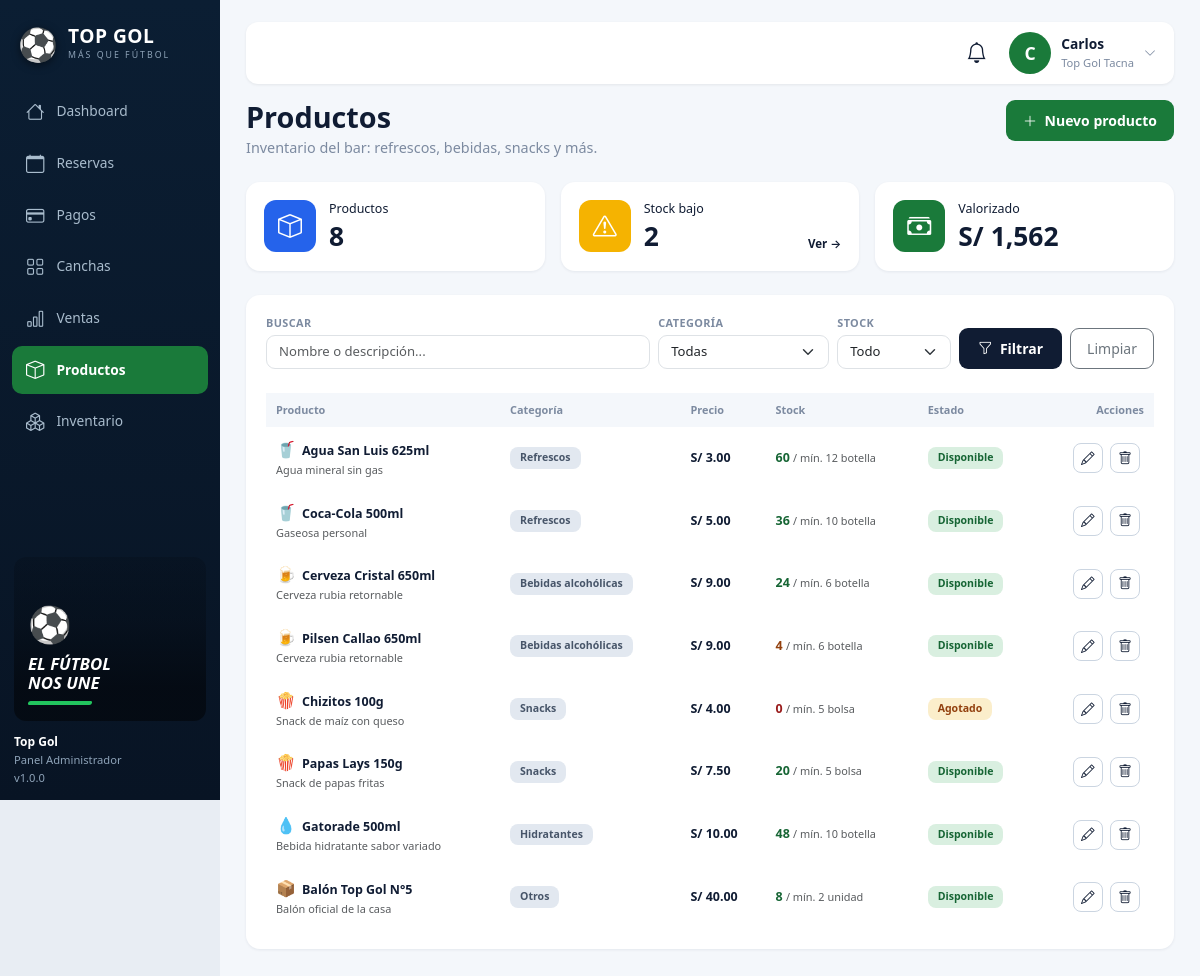
The app's page /admin/productos (signed in) with its own data.
### tables this page shows
CREATE TABLE `productos` (
  `id` INT NOT NULL AUTO_INCREMENT,
  `nombre` VARCHAR(100) NOT NULL,
  `descripcion` VARCHAR(255) DEFAULT NULL,
  `categoria` ENUM('refrescos', 'bebidas_alcoholicas', 'snacks', 'hidratantes', 'otros') NOT NULL DEFAULT 'otros',
  `precio` DECIMAL(10,2) NOT NULL,
  `stock` INT NOT NULL DEFAULT 0,
  `stock_minimo` INT NOT NULL DEFAULT 5,
  `unidad` VARCHAR(20) NOT NULL DEFAULT 'unidad',
  `estado` ENUM('disponible', 'agotado', 'descontinuado') NOT NULL DEFAULT 'disponible',
  `created_at` TIMESTAMP NOT NULL DEFAULT CURRENT_TIMESTAMP,
  `updated_at` TIMESTAMP NOT NULL DEFAULT CURRENT_TIMESTAMP ON UPDATE CURRENT_TIMESTAMP,
  PRIMARY KEY (`id`),
  KEY `idx_producto_categoria` (`categoria`),
  KEY `idx_producto_estado` (`estado`)
);

### app/Views/productos/index.php (the view, shortened to what the rows shown need)
<?php
$busqueda = $busqueda ?? '';
$catIco = [
    'refrescos' => '🥤', 'bebidas_alcoholicas' => '🍺', 'snacks' => '🍿',
    'hidratantes' => '💧', 'otros' => '📦',
];
$estCls = static fn(string $e): string => match ($e) {
    'disponible' => 'ok', 'agotado' => 'warn', 'descontinuado' => 'fin', default => 'fin',
};
?>
<?php require VIEWS_PATH . DIRECTORY_SEPARATOR . 'layout' . DIRECTORY_SEPARATOR . 'admin_top.php'; ?>
            <div class="d-flex align-items-start justify-content-between gap-3 flex-wrap mb-4">
                <div>
                    <h1 class="adm-h1">Productos</h1>
                    <p class="adm-sub">Inventario del bar: refrescos, bebidas, snacks y más.</p>
                </div>
                <a href="<?= url('/admin/productos/crear') ?>" class="btn btn-sm fw-bold" style="background:#1a7a3a;color:#fff;border-radius:9px;padding:9px 16px;">
                    <i class="bi bi-plus-lg me-1"></i> Nuevo producto
                </a>
            </div>
            <div class="row g-3 mb-4">
                <div class="col-md-4">
                    <div class="kpi">
                        <span class="kpi-ico b"><i class="bi bi-box"></i></span>
                        <div><small class="lbl">Productos</small><div class="val"><?= count($productos) ?></div></div>
                    </div>
                </div>
                <div class="col-md-4">
                    <div class="kpi">
                        <span class="kpi-ico y"><i class="bi bi-exclamation-triangle"></i></span>
                        <div><small class="lbl">Stock bajo</small><div class="val"><?= (int)($stockBajo ?? 0) ?></div></div>
                        <div class="foot"><a href="<?= url('/admin/productos?filtro=stock_bajo') ?>">Ver →</a></div>
                    </div>
                </div>
                <div class="col-md-4">
                    <div class="kpi">
                        <span class="kpi-ico g"><i class="bi bi-cash-stack"></i></span>
                        <div><small class="lbl">Valorizado</small><div class="val">S/ <?= number_format((float)($valorizacion ?? 0), 0) ?></div></div>
                    </div>
                </div>
            </div>
            <div class="panel-2 mb-4">
                <form action="<?= url('/admin/productos') ?>" method="GET" class="f-bar">
                    <div class="fld" style="flex:1;min-width:180px;">
                        <label for="pq">Buscar</label>
                        <input type="text" class="form-control" id="pq" name="q" value="<?= htmlspecialchars($busqueda) ?>" placeholder="Nombre o descripción...">
                    </div>
                    <div class="fld">
                        <label for="pcat">Categoría</label>
                        <select class="form-select" id="pcat" name="categoria">
                            <option value="">Todas</option>
                        </select>
                    </div>
                    <div class="fld">
                        <label for="pfiltro">Stock</label>
                        <select class="form-select" id="pfiltro" name="filtro">
                            <option value="">Todo</option>
                        </select>
                    </div>
                    <button type="submit" class="btn btn-sm fw-bold" style="background:#101c33;color:#fff;border-radius:9px;padding:9px 18px;">
                        <i class="bi bi-funnel me-1"></i> Filtrar
                    </button>
                    <a href="<?= url('/admin/productos') ?>" class="btn btn-sm btn-outline-secondary" style="border-radius:9px;padding:9px 16px;">Limpiar</a>
                </form>
                <br>
                <div class="table-responsive">
                <table class="tbl">
                    <thead>
                        <tr><th>Producto</th><th>Categoría</th><th>Precio</th><th>Stock</th><th>Estado</th><th class="text-end">Acciones</th></tr>
                    </thead>
                    <tbody>
                        <?php if (empty($productos)): ?>
                            <tr><td colspan="6" class="text-center text-muted py-4">No hay productos con esos filtros.</td></tr>
                        <?php else: ?>
                        <?php foreach ($productos as $p): ?>
                            <?php
                                $stock = (int)$p['stock'];
                                $min = (int)$p['stock_minimo'];
                                $stockCls = $stock <= 0 ? 'stock-cero' : ($stock <= $min ? 'stock-bajo' : 'stock-ok');
                            ?>
                            <tr>
                                <td>
                                    <div class="fw-semibold"><span style="font-size:1rem;margin-right:6px;"><?= $catIco[$p['categoria']] ?? '📦' ?></span><?= htmlspecialchars($p['nombre']) ?></div>
                                    <?php if (!empty($p['descripcion'])): ?>
                                        <small class="text-muted"><?= htmlspecialchars($p['descripcion']) ?></small>
                                    <?php endif; ?>
                                </td>
                                <td><span class="pill fin"><?= htmlspecialchars($categorias[$p['categoria']] ?? $p['categoria']) ?></span></td>
                                <td class="fw-bold">S/ <?= number_format((float)$p['precio'], 2) ?></td>
                                <td><span class="<?= $stockCls ?>"><?= $stock ?></span> <small class="text-muted">/ mín. <?= $min ?> <?= htmlspecialchars($p['unidad']) ?></small></td>
                                <td><span class="pill <?= $estCls($p['estado']) ?>"><?= ucfirst($p['estado']) ?></span></td>
                                <td class="text-end" style="white-space:nowrap;">
                                    <a href="<?= url('/admin/productos/editar/' . $p['id']) ?>" class="btn-mini" title="Editar"><i class="bi bi-pencil"></i></a>
                                    <a href="<?= url('/admin/productos/eliminar/' . $p['id']) ?>" class="btn-mini bad" onclick="return confirm('¿Eliminar \'<?= htmlspecialchars(str_replace("'", '', $p['nombre'])) ?>\' del inventario?')" title="Eliminar"><i class="bi bi-trash"></i></a>
                                </td>
                            </tr>
                        <?php endforeach; ?>
                        <?php endif; ?>
                    </tbody>
                </table>
                </div>
            </div>
<?php require VIEWS_PATH . DIRECTORY_SEPARATOR . 'layout' . DIRECTORY_SEPARATOR . 'admin_bottom.php'; ?>

### app/Core/Router.php (shortened to what the rows shown need)
<?php
class Router {
    private array $rutas = [
        'GET'  => [],
        'POST' => []
    ];
    private function registrar(string $metodo, string $ruta, string $accion, array $middlewares): void {
        $rutaNormalizada = '/' . trim($ruta, '/');
        preg_match_all('/\{([a-zA-Z0-9_]+)\}/', $rutaNormalizada, $matches);
        $nombresParametros = $matches[1] ?? [];
        $regex = preg_replace('/\{[a-zA-Z0-9_]+\}/', '([^/]+)', $rutaNormalizada);
        $regexFinal = '#^' . $regex . '$#';
        $this->rutas[$metodo][] = [
            'ruta'        => $rutaNormalizada,
            'regex'       => $regexFinal,
            'accion'      => $accion,
            'params'      => $nombresParametros,
            'middlewares' => $middlewares
        ];
    }
    public function dispatch(): void {
        $metodo = $_SERVER['REQUEST_METHOD'] ?? 'GET';
        $uri = $this->obtenerRutaActual();
        foreach ($this->rutas[$metodo] as $rutaInfo) {
            if (preg_match($rutaInfo['regex'], $uri, $matches)) {
                array_shift($matches);
                $this->ejecutarAccion($rutaInfo['accion'], $matches);
                return;
            }
        }
    }
    private function obtenerRutaActual(): string {
        if (!empty($_GET['url']) && $_GET['url'] !== 'index.php') {
            $uri = '/' . trim((string)$_GET['url'], '/');
            return $uri === '//' ? '/' : $uri;
        }
        $requestUri = $_SERVER['REQUEST_URI'] ?? '/';
        $requestUri = preg_replace('#^/public(/|$)#', '$1', $requestUri);
        $requestUri = preg_replace('#^/index\.php(/|$)#', '$1', $requestUri);
        $uri = '/' . trim($requestUri, '/');
        return $uri === '//' ? '/' : $uri;
    }
    private function ejecutarAccion(string $accion, array $params): void {
        [$controladorNombre, $metodo] = explode('@', $accion);
        $controlador = new $claseCompleta();
        call_user_func_array([$controlador, $metodo], $params);
    }
}

### records on screen
productos: categoria "🥤", nombre "Agua San Luis 625ml", descripcion "Agua mineral sin gas", categoria "Refrescos", precio "3.00", stock "60", stock_minimo "12", unidad "botella", estado "Disponible"
productos: categoria "🥤", nombre "Coca-Cola 500ml", descripcion "Gaseosa personal", categoria "Refrescos", precio "5.00", stock "36", stock_minimo "10", unidad "botella", estado "Disponible"
productos: categoria "🍺", nombre "Cerveza Cristal 650ml", descripcion "Cerveza rubia retornable", categoria "Bebidas alcohólicas", precio "9.00", stock "24", stock_minimo "6", unidad "botella", estado "Disponible"
productos: categoria "🍺", nombre "Pilsen Callao 650ml", descripcion "Cerveza rubia retornable", categoria "Bebidas alcohólicas", precio "9.00", stock "4", stock_minimo "6", unidad "botella", estado "Disponible"
productos: categoria "🍿", nombre "Chizitos 100g", descripcion "Snack de maíz con queso", categoria "Snacks", precio "4.00", stock "0", stock_minimo "5", unidad "bolsa", estado "Agotado"
productos: categoria "🍿", nombre "Papas Lays 150g", descripcion "Snack de papas fritas", categoria "Snacks", precio "7.50", stock "20", stock_minimo "5", unidad "bolsa", estado "Disponible"
productos: categoria "💧", nombre "Gatorade 500ml", descripcion "Bebida hidratante sabor variado", categoria "Hidratantes", precio "10.00", stock "48", stock_minimo "10", unidad "botella", estado "Disponible"
productos: categoria "📦", nombre "Balón Top Gol N°5", descripcion "Balón oficial de la casa", categoria "Otros", precio "40.00", stock "8", stock_minimo "2", unidad "unidad", estado "Disponible"

### other values on screen
$item['label'] "Dashboard"
$item['label'] "Reservas"
$item['label'] "Pagos"
$item['label'] "Canchas"
$item['label'] "Ventas"
$item['label'] "Productos"
$item['label'] "Inventario"
count($productos) "8"
